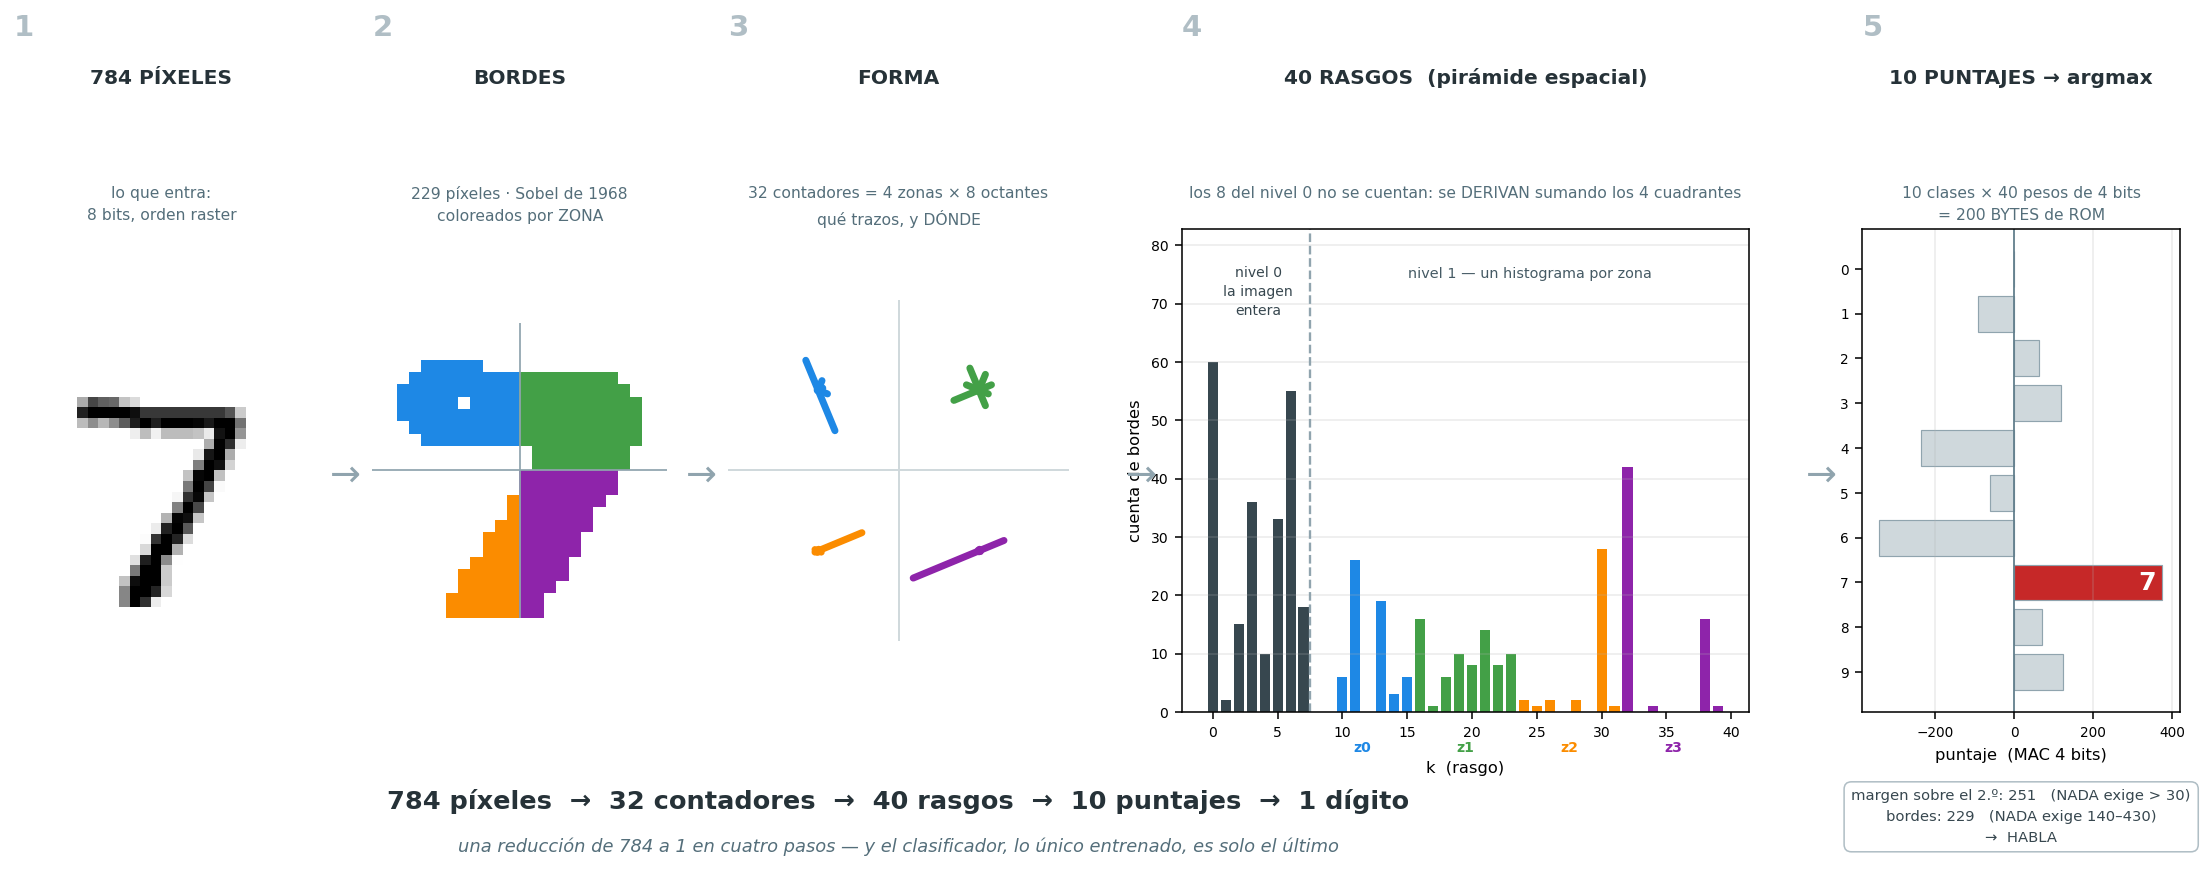

The script that saved this image:
# === Cuaderno 2 · figura 18: el clasificador por dentro, con un digito real ===
#   pixeles -> bordes -> forma (4 zonas x 8 octantes) -> 40 rasgos -> 10 puntajes -> digito
#   Los pesos son los de mnist_weights.vh: los MISMOS que estan grabados en la placa.
import numpy as np, re, sys, os
import matplotlib.pyplot as plt
from matplotlib.gridspec import GridSpec
sys.path.insert(0, "../../clasificador_mnist")
import frente_golden as fg

B = "../../clasificador_mnist/"
X, y, Xt, yt = fg.cargar_mnist(B + "mnist.npz")

# --- los pesos REALES de la ROM ---
vh = open(B + "rtl/mnist_weights.vh").read()
ws = [int(s + n) for s, n in re.findall(r"w_rom = (-?)4'sd(\d+)", vh)]
bs = [int(s + n) for s, n in re.findall(r"b_rom = (-?)16'sd(\d+)", vh)]
W = np.array(ws, float).reshape(10, 40); bias = np.array(bs, float)
print("pesos:", W.shape, "rango", int(W.min()), "..", int(W.max()), "| bias:", bias.shape)

# --- un digito real que el circuito acierta ---
idx = 0                      # el primer digito del test: un 7 limpio
img = Xt[idx]
masc, ori = fg.frente(img)
masc, ori = masc[0], ori[0]
cnt32 = fg.contadores(masc, ori)
f40 = fg.descriptor(cnt32).astype(float)
punt = W @ f40 + bias
pred = int(np.argmax(punt))
orden = np.argsort(punt)[::-1]
margen = punt[orden[0]] - punt[orden[1]]
nb_edges = int(masc.sum())
habla = (140 <= nb_edges <= 430) and margen > 30
print(f"verdad {yt[idx]} -> circuito {pred} | bordes {nb_edges} | margen {margen:.0f} | "
      f"{'HABLA' if habla else 'SE CALLA (NADA)'}")

ANG = {0:202.5, 1:247.5, 2:337.5, 3:292.5, 4:157.5, 5:112.5, 6:22.5, 7:67.5}
CZ = ["#1e88e5", "#43a047", "#fb8c00", "#8e24aa"]   # color por zona

fig = plt.figure(figsize=(16.2, 6.9))
POS = {1:[.030,.155,.130,.50], 2:[.188,.155,.130,.50],
       3:[.345,.155,.150,.50], 4:[.545,.155,.250,.50], 5:[.845,.155,.140,.50]}

def panel(n, t, sub):
    ax = fig.add_axes(POS[n])
    x = POS[n][0] + POS[n][2] / 2
    fig.text(POS[n][0], .855, str(n), fontsize=15, weight="bold", color="#b0bec5")
    fig.text(x, .805, t, ha="center", fontsize=10.4, weight="bold", color="#263238")
    fig.text(x, .700, sub, ha="center", va="top", fontsize=8.0, color="#546e7a", linespacing=1.6)
    return ax

# --- 1 · los pixeles ---
ax = panel(1, "784 PÍXELES", "lo que entra:\n8 bits, orden raster")
ax.imshow(img, cmap="gray_r"); ax.axis("off")

# --- 2 · los bordes ---
ax = panel(2, "BORDES", f"{nb_edges} píxeles · Sobel de 1968\ncoloreados por ZONA")
rgb = np.ones(masc.shape + (3,)); H2, W2 = masc.shape
for zy in (0, 1):
    for zx in (0, 1):
        z = zy * 2 + zx
        sl = (slice(zy*H2//2, (zy+1)*H2//2), slice(zx*W2//2, (zx+1)*W2//2))
        m = masc[sl]; col = np.array([int(CZ[z][i:i+2],16)/255 for i in (1,3,5)])
        blk = rgb[sl]; blk[m] = col; rgb[sl] = blk
ax.imshow(rgb); ax.axhline(H2/2-.5, c="#90a4ae", lw=.9); ax.axvline(W2/2-.5, c="#90a4ae", lw=.9)
ax.axis("off")

# --- 3 · la forma ---
ax = panel(3, "FORMA", "32 contadores = 4 zonas × 8 octantes\nqué trazos, y DÓNDE")
ax.set_xlim(-1.1, 1.1); ax.set_ylim(-1.1, 1.1); ax.set_aspect("equal"); ax.axis("off")
mx = cnt32.max()
for z in range(4):
    cy, cx = (-.52 if z >= 2 else .52), (-.52 if z % 2 == 0 else .52)
    for b in range(8):
        r = .46 * cnt32[z*8+b] / mx; a = np.deg2rad(ANG[b])
        ax.plot([cx, cx+r*np.cos(a)], [cy, cy+r*np.sin(a)], color=CZ[z], lw=3.6,
                solid_capstyle="round")
    ax.add_patch(plt.Circle((cx, cy), .022, color=CZ[z]))
ax.axhline(0, c="#cfd8dc", lw=1.0); ax.axvline(0, c="#cfd8dc", lw=1.0)

# --- 4 · los 40 rasgos ---
ax = panel(4, "40 RASGOS  (pirámide espacial)",
           "los 8 del nivel 0 no se cuentan: se DERIVAN sumando los 4 cuadrantes")
cols = ["#37474f"]*8 + [CZ[k//8] for k in range(32)]
ax.bar(range(40), f40, color=cols, width=.78)
ax.axvline(7.5, c="#90a4ae", lw=1.2, ls="--")
top = f40.max()
ax.text(3.5, top*1.20, "nivel 0\nla imagen\nentera", ha="center", va="center", fontsize=7.2,
        color="#37474f", linespacing=1.45)
ax.text(24.5, top*1.24, "nivel 1 — un histograma por zona", ha="center", fontsize=7.4,
        color="#455a64")
for z in range(4):
    ax.text(8+z*8+3.5, -top*.115, f"z{z}", ha="center", fontsize=7.2, color=CZ[z], weight="bold")
ax.set_xlabel("k  (rasgo)", fontsize=8.4, labelpad=11)
ax.set_ylabel("cuenta de bordes", fontsize=8.4)
ax.tick_params(labelsize=7.2); ax.set_ylim(0, top*1.38); ax.grid(axis="y", alpha=.25)

# --- 5 · los 10 puntajes ---
ax = panel(5, "10 PUNTAJES → argmax", "10 clases × 40 pesos de 4 bits\n= 200 BYTES de ROM")
ax.barh(range(10), punt, color=["#c62828" if i==pred else "#cfd8dc" for i in range(10)],
        ec="#90a4ae", lw=.6)
ax.set_yticks(range(10)); ax.set_yticklabels(range(10), fontsize=8.4)
ax.invert_yaxis(); ax.axvline(0, c="#607d8b", lw=.9)
ax.set_xlabel("puntaje  (MAC 4 bits)", fontsize=8.4); ax.tick_params(labelsize=7.0)
ax.grid(axis="x", alpha=.25)
ax.text(punt[pred]*.96, pred, str(pred), va="center", ha="right", fontsize=13, weight="bold",
        color="#fff")
ax.set_xlim(punt.min()*1.12, punt.max()*1.12)
fig.text(.915, .075, f"margen sobre el 2.º: {margen:.0f}   (NADA exige > 30)\n"
         f"bordes: {nb_edges}   (NADA exige 140–430)\n"
         f"→  {'HABLA' if habla else 'SE CALLA'}", ha="center", va="top", fontsize=7.6,
         color="#37474f", linespacing=1.6,
         bbox=dict(fc="#fff", ec="#b0bec5", lw=.8, boxstyle="round,pad=0.5"))

for x in (.176, .333, .527, .827):
    fig.text(x, .40, "→", fontsize=19, color="#90a4ae", ha="center", va="center")

fig.text(.42, .055, "784 píxeles  →  32 contadores  →  40 rasgos  →  10 puntajes  →  1 dígito",
         ha="center", fontsize=13.2, weight="bold", color="#263238")
fig.text(.42, .010, "una reducción de 784 a 1 en cuatro pasos — y el clasificador, lo único "
         "entrenado, es solo el último", ha="center", fontsize=9.2, color="#546e7a", style="italic")
plt.savefig("fig_clf_dentro.png", dpi=140, bbox_inches="tight")
print("ok")
